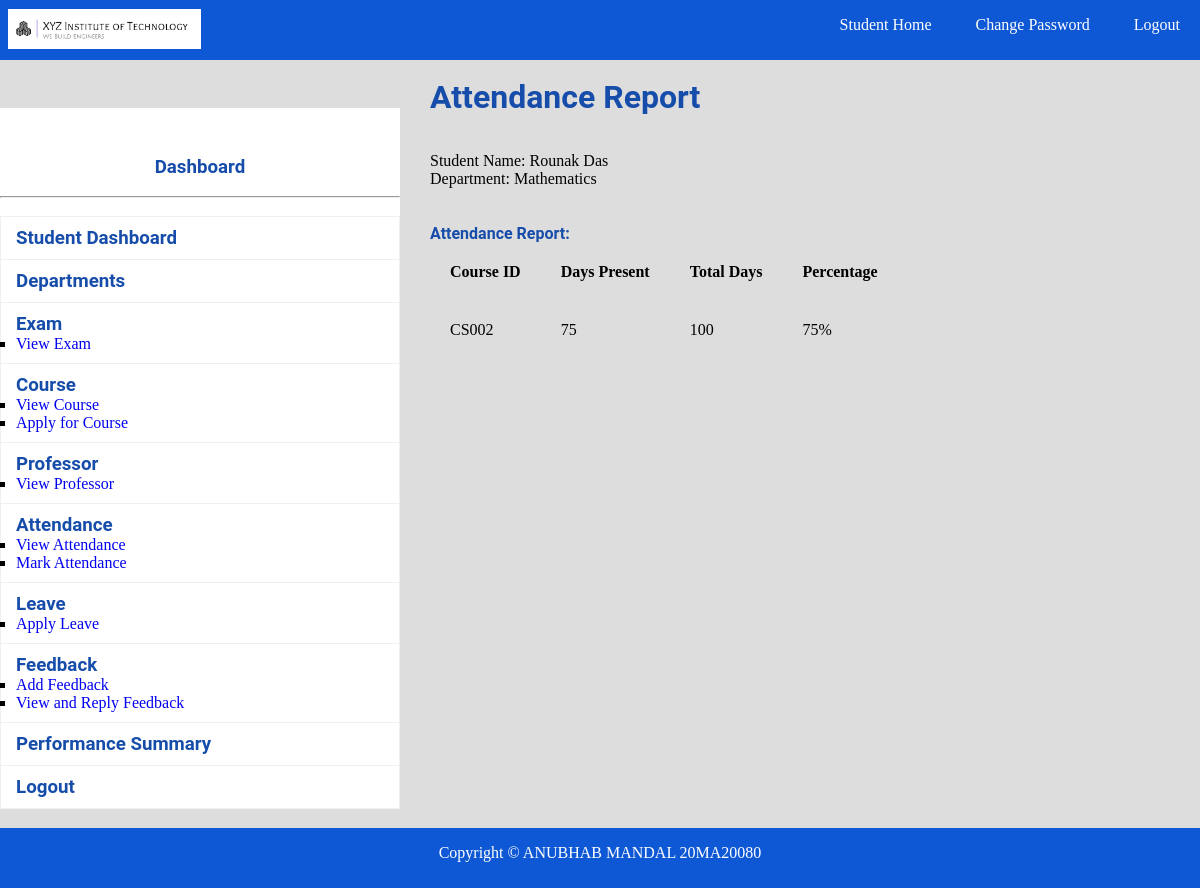
/view_attendance.php (signed in), run on the app's committed database.
### tables this page shows
CREATE TABLE `attendance` (
  `course_ID` varchar(5) NOT NULL,
  `student_ID` varchar(5) NOT NULL,
  `days_present` int(11) NOT NULL,
  `days_total` int(11) NOT NULL
);

CREATE TABLE `department` (
  `dept_name` varchar(150) NOT NULL,
  `dept_ID` varchar(5) NOT NULL
);

### view_attendance.php (the view, shortened to what this page needs)
<?php
	include "database.php";
?>
<!DOCTYPE html>
<html>
<head>
    <link rel="stylesheet" type="text/css" href="css/style.css">
</head>
<body>
    <?php include "navbar.php"; ?><br>
    <div class="sidebar">
        <?php include "sidebar.php"; ?>
    </div>
	<h1>Attendance Report</h1> <br><br>
	<p>Student Name: <?php echo $_SESSION['student_name']; ?></p>
	<?php
        $sql = "SELECT * from Attendance INNER JOIN Student ON Attendance.student_ID = Student.student_ID INNER JOIN Department ON Student.dept_ID = Department.dept_ID WHERE Student.student_ID = '{$_SESSION['student_ID']}' ";
        $result = $db->query($sql);
        $row = $result->fetch_assoc();
        if($result->num_rows >0)
        {
            echo '</p>
                <p>Department: ';
            echo $row['dept_name'];
            echo '
                </p> <br> <br>
            ';
            $perc = round(($row["days_present"] / $row["days_total"]) * 100, 2);
            echo "<h4>Attendance Report:</h4>";
            echo "<table>";
            echo "<tr><th>Course ID</th><th>Days Present</th><th>Total Days</th><th>Percentage</th></tr>";
            echo "<tr>";
            echo "<td>".$row["course_ID"]."</td>";
            echo "<td>".$row["days_present"]."</td>";
            echo "<td>".$row["days_total"]."</td>";
            echo "<td>".$perc."%</td>";
            echo "</tr>";
            echo "</table>";
        }
        ?>
    <?php include"footer.php";?>
</body>
</html>

### css/style.css (style rules this page uses)
* { padding:0px; margin:0px; }
html { background:#dddddd; }
h1,h2,h3,h4,h5,h6,label { font-family:roboto; color:#174daa; }
.sidebar { width:400px; height:auto; margin-top:30px; margin-right:30px; float:left; background:white; }
tr,td,th { padding:20px; }
table { border-collapse:collapse; }

### data on the page
attendance: department.dept_name "Mathematics", course_ID "CS002", days_present "75", days_total "100"

### other printed values
$_SESSION['student_name'] "Rounak Das"
